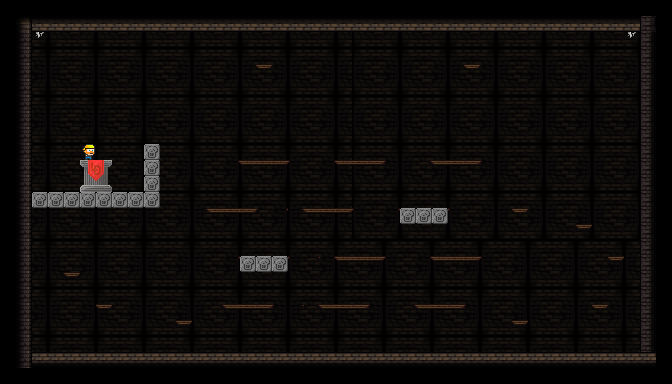

The image is a tile-based game level rendered from a .tmx file. Its description and source (layers, tilesets, objects; grid data summarised) follow:
An orthogonal 42x24 tile map with 16x16 px tiles, 5 tile layers (back, stage, deco, unit, ...).

<map version="1.0" orientation="orthogonal" renderorder="right-down" width="42" height="24" tilewidth="16" tileheight="16" nextobjectid="4">
 <tileset firstgid="1" name="dungeonTileSet" tilewidth="16" tileheight="16" tilecount="1024">
  <image source="dungeonTileset.png" width="512" height="512" />
  <terraintypes>
   <terrain name="blocks" tile="-1" />
  </terraintypes>
  <tile id="4" terrain=",,,0" />
  <tile id="5" terrain=",,0,0" />
  <tile id="6" terrain=",,0," />
  <tile id="12" terrain="0,0,0," />
  <tile id="13" terrain="0,0,," />
  <tile id="14" terrain="0,0,,0" />
  <tile id="36" terrain=",0,,0" />
  <tile id="37" terrain="0,0,0,0" />
  <tile id="38" terrain="0,,0," />
  <tile id="44" terrain="0,,0," />
  <tile id="46" terrain=",0,,0" />
  <tile id="68" terrain=",0,," />
  <tile id="69" terrain="0,0,," />
  <tile id="70" terrain="0,,," />
  <tile id="76" terrain="0,,0,0" />
  <tile id="77" terrain=",,0,0" />
  <tile id="78" terrain=",0,0,0" />
 </tileset>
 <layer name="back" width="42" height="24">
  <data>[1008 cells, 1008 non-empty, 9 distinct tile ids]</data>
 </layer>
 <layer name="stage" width="42" height="24">
  <data>[1008 cells, 336 non-empty, 18 distinct tile ids]</data>
 </layer>
 <layer name="deco" width="42" height="24">
  <data>[1008 cells, 1 non-empty, 1 distinct tile ids]</data>
 </layer>
 <layer name="unit" width="42" height="24">
  <data>[1008 cells, 1 non-empty, 1 distinct tile ids]</data>
 </layer>
 <layer name="fore" width="42" height="24">
  <data>[1008 cells, 1 non-empty, 1 distinct tile ids]</data>
 </layer>
</map>